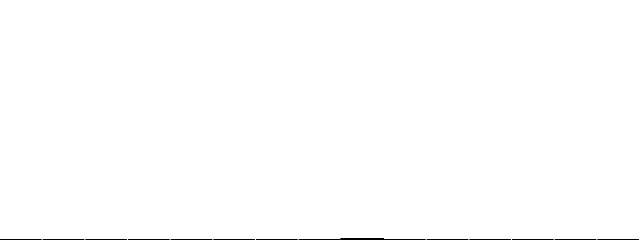
Frame 1 (no input)
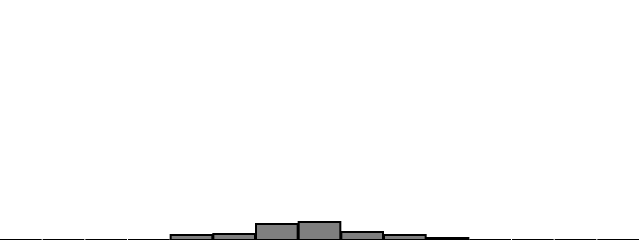
Frame 60 (no input)
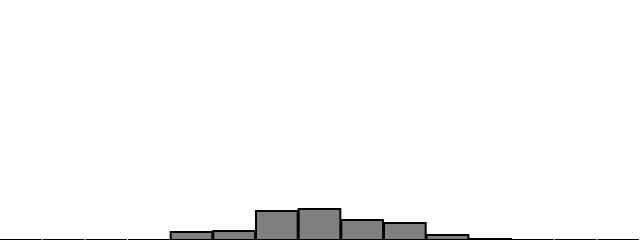
Frame 120 (the mouse pressed at the canvas centre since frame 60)

The p5.js sketch that drew these frames (run headless with seeded random() and noise() and a simulated clock; from frame 60 on, the mouse is pressed at the canvas centre):

// p5.js sketch
// ── sketch.js
let randomCounts = [];
let total = 15;

function setup() {
  createCanvas(640, 240);
  for (let i = 0; i < total; i++) {
    randomCounts[i] = 0;
  }
}

function draw() {
  background(255);

  let index = floor(randomGaussian(total / 2, total / 10));
  index = constrain(index, 0, total - 1); // ensure the index is within bounds

  randomCounts[index]++;

  stroke(0);
  strokeWeight(2);
  fill(127);
  const w = width / randomCounts.length;

  for (let x = 0; x < randomCounts.length; x++) {
    rect(x * w, height - randomCounts[x], w - 1, randomCounts[x]);
  }
}
